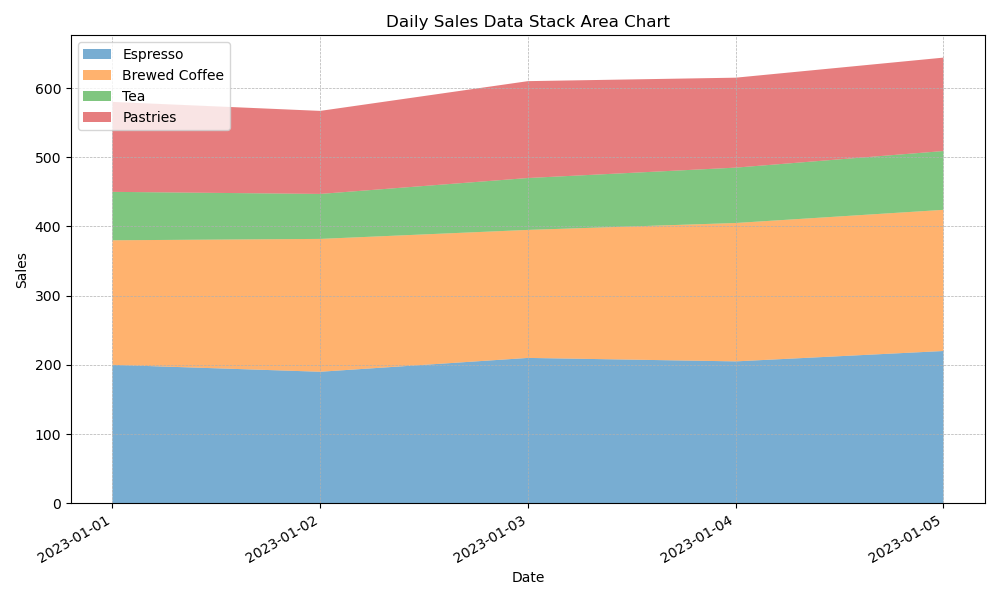

Here is the Python script that generated this plot:

import matplotlib.pyplot as plt
import matplotlib.dates as mdates
from datetime import datetime

# Data
data = [
    {'Date': '2023-01-01', 'Espresso': 200, 'Brewed Coffee': 180, 'Tea': 70, 'Pastries': 130},
    {'Date': '2023-01-02', 'Espresso': 190, 'Brewed Coffee': 192, 'Tea': 65, 'Pastries': 120},
    {'Date': '2023-01-03', 'Espresso': 210, 'Brewed Coffee': 185, 'Tea': 75, 'Pastries': 140},
    {'Date': '2023-01-04', 'Espresso': 205, 'Brewed Coffee': 200, 'Tea': 80, 'Pastries': 130},
    {'Date': '2023-01-05', 'Espresso': 220, 'Brewed Coffee': 204, 'Tea': 85, 'Pastries': 135}
]

# Preparation of data
dates = [datetime.strptime(d['Date'], '%Y-%m-%d') for d in data]
espresso = [d['Espresso'] for d in data]
brewed_coffee = [d['Brewed Coffee'] for d in data]
tea = [d['Tea'] for d in data]
pastries = [d['Pastries'] for d in data]

# Plotting
fig, ax = plt.subplots(figsize=(10, 6))
ax.stackplot(dates, espresso, brewed_coffee, tea, pastries, labels=['Espresso', 'Brewed Coffee', 'Tea', 'Pastries'], alpha=0.6)
ax.xaxis.set_major_locator(mdates.DayLocator(interval=1)) # Set major locator to daily interval
ax.xaxis.set_major_formatter(mdates.DateFormatter('%Y-%m-%d')) # Set the display format for dates

# Diversified visual encoding
plt.xticks(rotation=45) # Rotate date labels for better readability
plt.xlabel('Date')
plt.ylabel('Sales')
plt.title('Daily Sales Data Stack Area Chart')
plt.grid(True, which='both', linestyle='--', linewidth=0.5)
plt.legend(loc='upper left')

# To ensure all date labels are shown
fig.autofmt_xdate()

plt.tight_layout()
plt.show()
